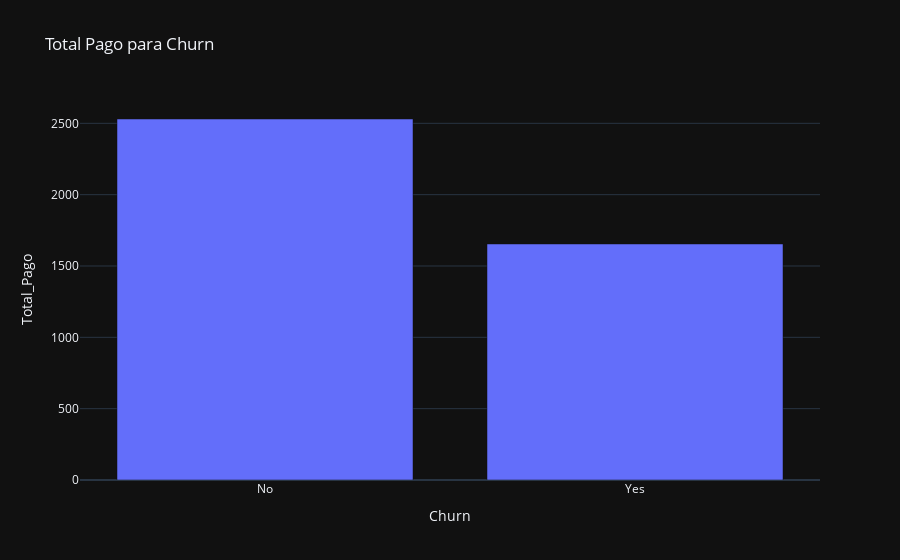

The code cell stored with this chart in its notebook:
### Markdown cell above
Nesse caso podemos notar que enquanto maior o pagamento mensal maiores as chances do nosso cliente dar churn

### Code cell
mediana = df.groupby('Churn')['Total_Pago'].mean().reset_index()

fig = px.bar(mediana, x='Churn', y='Total_Pago',
             title='Total Pago para Churn')
fig.show()

### Figure 1 — Plotly figure (JSON) as saved in the notebook; plotly's stock layout.template omitted (floating-point values rounded to 4 significant figures)
{"data": [{"hovertemplate": "Churn=%{x}<br>Total_Pago=%{y}<extra></extra>", "legendgroup": "", "marker": {"color": "#636efa", "pattern": {"shape": ""}}, "name": "", "orientation": "v", "showlegend": false, "textposition": "auto", "x": ["No", "Yes"], "xaxis": "x", "y": [2530.0, 1655.0], "yaxis": "y", "type": "bar"}], "layout": {"xaxis": {"anchor": "y", "domain": [0.0, 1.0], "title": {"text": "Churn"}}, "yaxis": {"anchor": "x", "domain": [0.0, 1.0], "title": {"text": "Total_Pago"}}, "legend": {"tracegroupgap": 0}, "title": {"text": "Total Pago para Churn"}, "barmode": "relative"}}
